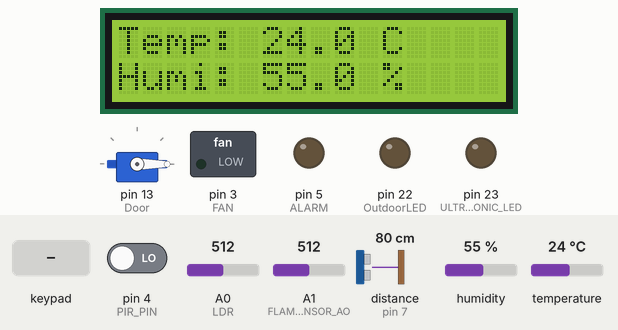
Simulated run of this sketch. Board: Arduino Mega 2560, built with avr-gcc and run on an emulated ATmega2560. Shown: servo, 16×2 character LCD, switched loads named in the sketch (green lamp = pin HIGH), output pins drawn as LEDs (lit = HIGH). Wiring (inferred from the names in the program): ultrasonic range finder: trigger pin 6; echo pin 7. Inputs (shaded band) come from the test bench; at power-on: A1 (FLAME_SENSOR_AO) = 512, distance to the obstacle (sensor on pin 7) 80 cm, A0 (LDR) = 512, pin 4 (PIR_PIN) LOW, humidity 55 %, temperature 24 °C. The echo pulse lasts 58.3 µs per cm; pins used as bus, display or sensor lines are not drawn; what the sketch prints to the serial monitor is not drawn.

Above: at 6.2 s.
6.3 s: A1 (FLAME_SENSOR_AO) set to 487
At 7.9 s:
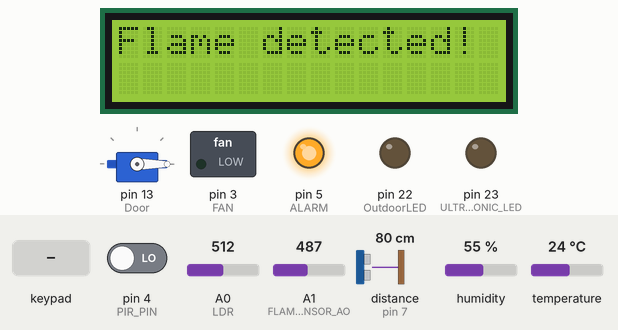
12.4 s: distance to the obstacle (sensor on pin 7) set to 23 cm
18.9 s: distance to the obstacle (sensor on pin 7) set to 18 cm
At 20.4 s:
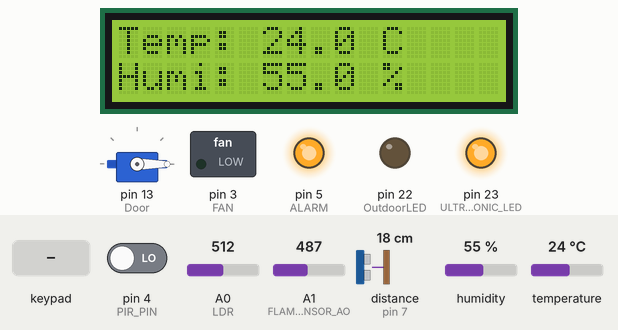
25.4 s: key '#' pressed
At 28.5 s:
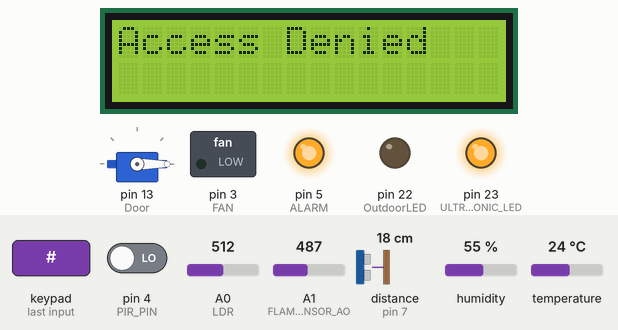
31.9 s: A0 (LDR) set to 30
38.4 s: A1 (FLAME_SENSOR_AO) set to 510
At 40.5 s:
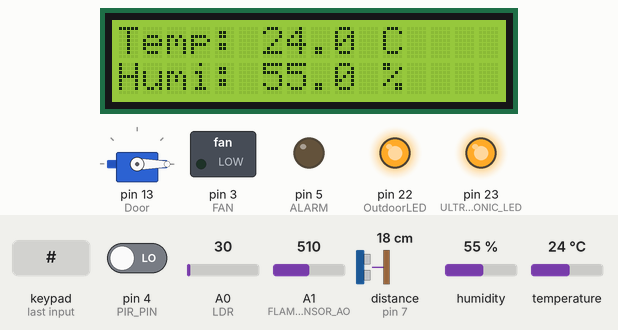
Timing chart, 0 to 42.0 s (numbered marks = the images above; inputs shaded):
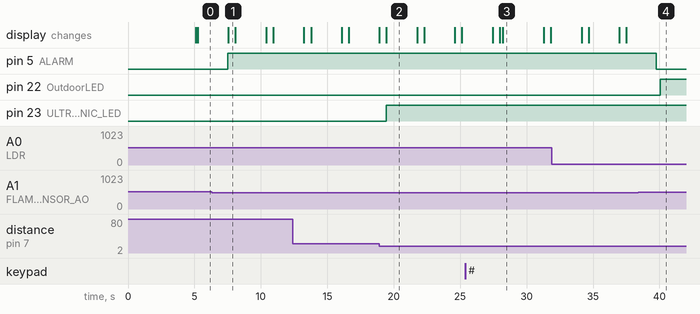

Measured:
- the behaviour switches between 500 and 499 on A1 (FLAME_SENSOR_AO) (found by bisection; images 0 and 1)
- the behaviour switches between 21 and 20 cm on distance to the obstacle (sensor on pin 7) (found by bisection; images 1 and 2)
- after the input at 6.3 s, pin 5 (ALARM): LOW → HIGH after 1.2 s; the display: changes after 1.3 s (image 1)
- after the input at 18.9 s, pin 23 (ULTRASONIC_LED): LOW → HIGH after 0.53 s
- after the input at 25.4 s, the display: first differs from a run without the input after 2.8 s (image 3)
- after the input at 38.4 s, pin 5 (ALARM): HIGH → LOW after 1.4 s; pin 22 (OutdoorLED): LOW → HIGH after 1.7 s instead of 2.2 s
- what the display in image 1 shows lasts 0.5 s, from 7.6 s to 8.1 s

The sketch:

arduino_code.ino
```cpp
#include <DHT.h>
#include <Wire.h>
#include <LiquidCrystal_I2C.h>
#include <Keypad.h>
#include <Servo.h>

#define DHTPIN 2
#define DHTTYPE DHT11

DHT dht(DHTPIN, DHTTYPE);

struct SensorData {
  float temperature;
  float humidity;
  int flameValue;
};

SensorData data;

int LDR = A0; // Analog output pin of the LDR sensor
const int FLAME_SENSOR_AO = A1; // Analog output pin of the flame sensor
const int FAN = 3;
const int PIR_PIN = 4;
const int ALARM = 5;
const int TRIG_PIN = 6;
const int ECHO_PIN = 7;
Servo myServo;
const int Door = 13;
const int OutdoorLED = 22;
const int ULTRASONIC_LED = 23; // LED controlled by ultrasonic sensor

LiquidCrystal_I2C lcd(0x27, 16, 2); // the LCD address and dimensions

bool LedON = false;
int pirState = LOW;


unsigned long previousMillis = 0;  // Stores the last time the function was executed
const long interval = 2000;        // Interval in milliseconds (2 seconds)
const int numReadings = 20;        // Number of readings to average

// Debouncing parameters
const int debounceCount = 3;       // Number of stable readings needed to confirm a change
int stableReadingCount = 0;


// Keypad setup
const byte ROWS = 4;
const byte COLS = 4;
char keys[ROWS][COLS] = {
  {'1','2','3','A'},
  {'4','5','6','B'},
  {'7','8','9','C'},
  {'*','0','#','D'}
};
byte rowPins[ROWS] = {40, 41, 42, 43};
byte colPins[COLS] = {44, 45, 46, 47};
Keypad keypad = Keypad(makeKeymap(keys), rowPins, colPins, ROWS, COLS);

String inputPassword = "";
const String password = "9898";


void setup() {
  Serial.begin(9600);
  Serial1.begin(115200);
  dht.begin();

  pinMode(ECHO_PIN, INPUT);
  pinMode(FLAME_SENSOR_AO, INPUT);
  pinMode(LDR, INPUT);
  pinMode(PIR_PIN, INPUT);

  pinMode(ALARM, OUTPUT);
  pinMode(FAN, OUTPUT);
  pinMode(OutdoorLED, OUTPUT);
  pinMode(TRIG_PIN, OUTPUT);
  pinMode(ULTRASONIC_LED, OUTPUT);

  myServo.attach(Door);
  myServo.write(0); // Initial position

  lcd.init();                      // initializing the LCD
  lcd.backlight();
  lcd.setCursor(0, 0);
  lcd.print("Smart Home");
  lcd.setCursor(0, 1);
  lcd.print("By Nezha");
  delay(5000);
  lcd.clear();
}


void loop() {
  unsigned long currentMillis = millis();

  // Checking if it's time to execute the function
  if (currentMillis - previousMillis >= interval) {
    previousMillis = currentMillis;
    data = sendSensor();
    // Sending sensor data over Serial to ESP8266
    Serial.print(data.temperature);
    Serial.print(",");
    Serial.print(data.humidity);
    Serial.print(",");
    Serial.println(data.flameValue);
  }

  sendToESP("668887687566298c4fb550ec", "LOCKED");

  // Reading PIR sensor
  pirState = digitalRead(PIR_PIN);
  // Controling the fan based on temperature and motion detection
  if (data.temperature > 25 && pirState == HIGH) {
    digitalWrite(FAN, HIGH);
    sendToESP("6688872c7566298c4fb550dc", "ON");
  } else {
    digitalWrite(FAN, LOW);
    sendToESP("6688872c7566298c4fb550dc", "OFF");
  }

    // Flame sensor logic
  if (data.flameValue < 500) {
    digitalWrite(ALARM, HIGH);
    Serial1.println("Flame detected! ALARM ON");
    sendToESP("668887397566298c4fb550e0", "ON");
    lcd.clear();
    lcd.print("Flame detected!");
    delay(500);
  } else {
    digitalWrite(ALARM, LOW);
    sendToESP("668887397566298c4fb550e0", "OFF");
    Serial1.println("No flame detected.");
  }

    // Ultrasonic sensor logic
    long distance = readUltrasonicDistance();
    Serial1.print("Distance: ");
    Serial1.print(distance);
    Serial1.println(" cm");

    if (distance < 20) {
      digitalWrite(ULTRASONIC_LED, HIGH);
      Serial1.println("Object detected! LED ON");
      sendToESP("668887567566298c4fb550e8", "ON");
    } else {
      digitalWrite(ULTRASONIC_LED, LOW);
      Serial1.println("No object detected. LED OFF");
      sendToESP("668887567566298c4fb550e8", "OFF");
    }

  // Displaying sensor data on LCD
  lcd.clear();
  lcd.setCursor(0, 0);
  lcd.print("Temp: ");
  lcd.print(data.temperature, 1); // Display temperature with 1 decimal place
  lcd.print(" C");

  lcd.setCursor(0, 1);
  lcd.print("Humi: ");
  lcd.print(data.humidity, 1); // Display humidity with 1 decimal place
  lcd.print(" %");

  // Reading LDR value and control LED based on lighting condition
  int LDRValue = readLDR();
  Serial1.print("LDR sensor value = ");
  Serial1.println(LDRValue);

    if ((LDRValue < 100) && (LedON == false)) {
    stableReadingCount++;
    if (stableReadingCount >= debounceCount) {
      digitalWrite(OutdoorLED, HIGH);
      sendToESP("668887487566298c4fb550e4", "ON");
      LedON = true;
      Serial1.println("It's Dark Outside; Light ON");
      stableReadingCount = 0; // Reseting counter
    }
  } else if ((LDRValue >= 100) && (LedON == true)) {
    stableReadingCount++;
    if (stableReadingCount >= debounceCount) {
      digitalWrite(OutdoorLED, LOW);
      LedON = false;
      Serial1.println("It's Bright Outside; Light OFF");
      sendToESP("668887487566298c4fb550e4", "OFF");
      stableReadingCount = 0; // Reseting counter
    }
  } else {
    stableReadingCount = 0; // Reseting counter if reading is inconsistent
  }

  // Reading keypad input
  char key = keypad.getKey();
  if (key) {
    if (key == '#') { // Checking password
      if (inputPassword == password) {

        lcd.clear();
        Serial1.println("Password correct");
        lcd.print("Access Granted");
        openDoor();
      } else {
        Serial1.println("Password incorrect");
        lcd.clear();
        lcd.print("Access Denied");
        delay(1000);
      }
      inputPassword = ""; // Reseting input password
    } else if (key == '*') {
      inputPassword = "";
      Serial1.println("Input reset");
    } else { // Adding key to password
      inputPassword += key;
      Serial1.print("Current input: ");
      Serial1.println(inputPassword);
    }
  }

  delay(2000);
}


SensorData sendSensor() {
  SensorData result;

  result.temperature = dht.readTemperature();
  result.humidity = dht.readHumidity();
  result.flameValue = analogRead(FLAME_SENSOR_AO);

  return result;
}


int readLDR() {
  long sum = 0;
  for (int i = 0; i < numReadings; i++) {
    sum += analogRead(LDR);
    delay(10); // Small delay between readings
  }
  return sum / numReadings;
}


void openDoor() {
  myServo.write(90);
  delay(5000);
  myServo.write(0);
  sendToESP("668887687566298c4fb550ec", "LOCKED");
}


long readUltrasonicDistance() {
  digitalWrite(TRIG_PIN, LOW);
  delayMicroseconds(2);
  digitalWrite(TRIG_PIN, HIGH);
  delayMicroseconds(10);
  digitalWrite(TRIG_PIN, LOW);

  long duration = pulseIn(ECHO_PIN, HIGH);
  long distance = (duration / 2) / 29.1;
  return distance;
}


void controlActuator(String command) {
  // Spliting command into ID and status
  int splitIndex = command.indexOf(':');
  if (splitIndex == -1) {
    Serial1.println("Invalid command format");
    return;
  }
  String id = command.substring(0, splitIndex);
  String status = command.substring(splitIndex + 1);

  status.toUpperCase();

  // Controling actuators based on ID and status
  if (id == "FAN") {
    digitalWrite(FAN, status == "ON" ? HIGH : LOW);
  } else if (id == "ALARM") {
    digitalWrite(ALARM, status == "ON" ? HIGH : LOW);
  } else if (id == "OutdoorLED") {
    digitalWrite(OutdoorLED, status == "ON" ? HIGH : LOW);
  } else if (id == "ULTRASONIC_LED") {
    digitalWrite(ULTRASONIC_LED, status == "ON" ? HIGH : LOW);
  } else if (id == "Door") {
    if (status == "UNLOCKED")
      openDoor();
  } else {
    Serial1.println("Unknown actuator ID");
  }
}


void sendToESP(const char* id, const char* status) {
  Serial.print("Update");
  Serial.print(",");
  Serial.print(id);
  Serial.print(":");
  Serial.println(status);
}
```
